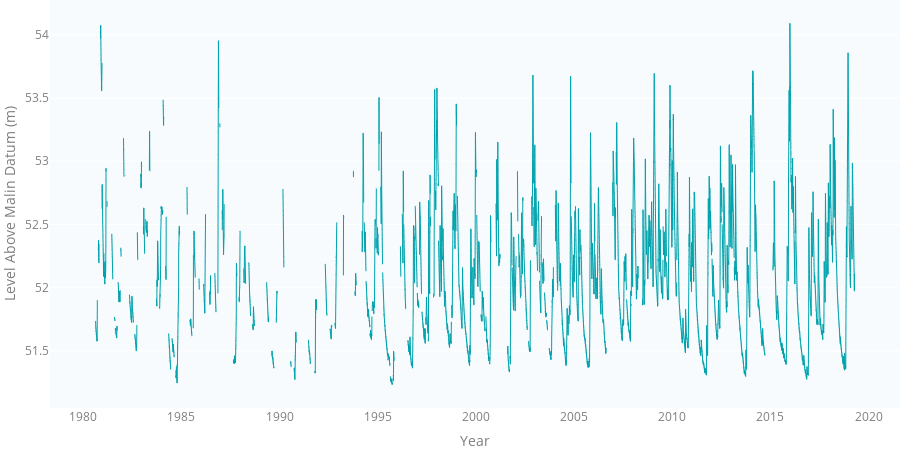

Write notebook code for a chart like this one.
### Code cell
data_path = DATA_PATH+'Terrestrial_Domain/4.2Groundwater/Figure4.2/'
data_csv = data_path + 'Figure4.2_data.csv'
df = pd.read_csv(data_csv, index_col=0)
trace = go.Scatter(x=df['datetime'],
                            y=df['mean__daily__groundwater_level'],
                         name='Mean Daily',
                         mode='markers+lines',
                         marker=dict(color=TIMESERIES_COLOR_1,
                                     size=1,
                                     opacity=0.5),
                         line=dict(color=TIMESERIES_COLOR_1,
                                      width=1),
                         hovertemplate='%{x|%d-%b-%Y}<br>' +
                         'Mean Level: %{y:.2f} m<br>' +
                         '<extra></extra>'
                         )
figure_4_2 = go.Figure(data=[trace], layout=TIMESERIES_LAYOUT)
figure_4_2.update_layout(
    yaxis=dict(title='Level Above Malin Datum (m)'),
    xaxis=dict(title="Year"))
figure_4_2

### Figure 1 — Plotly figure (JSON) as saved in the notebook; plotly's stock layout.template omitted (floating-point values rounded to 4 significant figures; data arrays with more than 128 entries replaced by an {"elided": "..."} marker saying what was removed)
{"data": [{"hovertemplate": "%{x|%d-%b-%Y}<br>Mean Level: %{y:.2f} m<br><extra></extra>", "line": {"color": "#00a4ae", "width": 1}, "marker": {"color": "#00a4ae", "opacity": 0.5, "size": 1}, "mode": "markers+lines", "name": "Mean Daily", "type": "scatter", "x": {"elided": "14120 str values"}, "y": {"elided": "14120 float values"}}], "layout": {"font": {"color": "#7f7f7f"}, "height": 450, "hovermode": "closest", "legend": {"bgcolor": "rgba(0,0,0,0)", "itemclick": false, "itemdoubleclick": false, "orientation": "h"}, "margin": {"b": 0, "l": 0, "r": 0, "t": 0}, "paper_bgcolor": "rgba(0,0,0,0)", "plot_bgcolor": "#f7fbfd", "xaxis": {"fixedrange": true, "showgrid": false, "title": {"text": "Year"}}, "yaxis": {"fixedrange": true, "title": {"text": "Level Above Malin Datum (m)"}}}}
